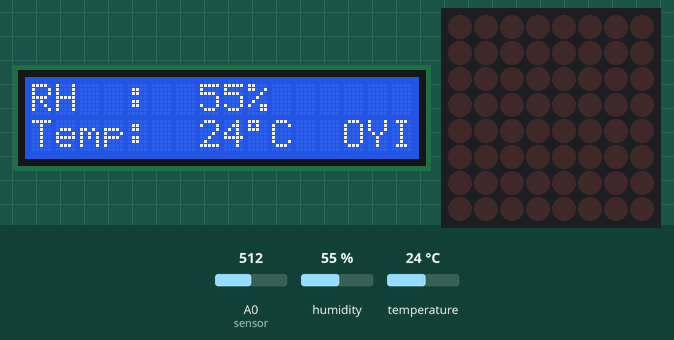
Bench run of a sketch on a simulated Arduino Uno, built with avr-gcc and run on an emulated ATmega328P. On the bench: 16×2 character LCD, 8×8 LED matrix. Inputs (shaded band) come from the test bench; at power-on: A0 (sensor) = 512, humidity 55 %, temperature 24 °C. Random numbers use the default seed unless the sketch sets one; the modem accepts every AT command (registered, SIM ready, sends succeed) and sends nothing else; the audio player accepts every command and is not drawn; what the sketch prints to the serial monitor is not drawn.

Above: at 1.8 s.
1.9 s: A0 (sensor) set to 534
At 3.4 s:
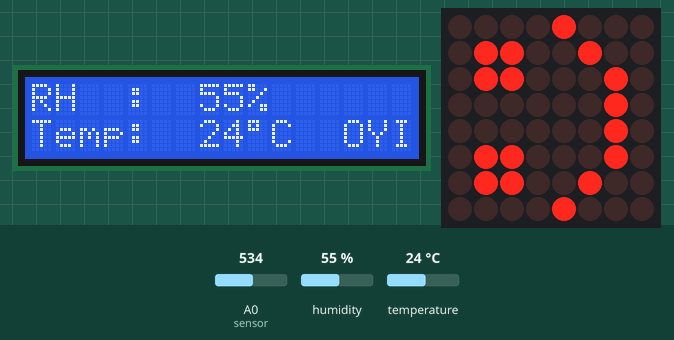
At 6.2 s:
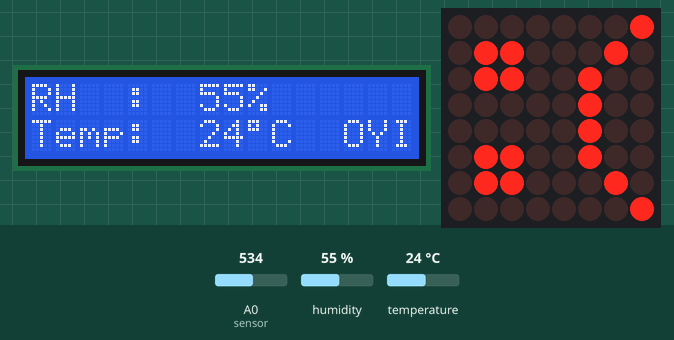
Timing chart, 0 to 7.7 s (numbered marks = the images above; inputs shaded):
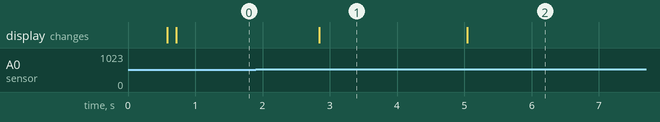

Measured:
- the behaviour switches between 519 and 520 on A0 (sensor) (found by bisection; images 0 and 1)
- what the display in image 1 shows lasts 2.2 s, from 2.8 s to 5.0 s

The sketch:

aa.ino
```cpp
#include <SoftwareSerial.h>
#include <LiquidCrystal_PCF8574.h>
#include <DHT.h>
#include <DHT_U.h>
#include <Adafruit_Sensor.h>
#include "DFRobotDFPlayerMini.h"
#include "LedControl.h"
#define RX 10
#define TX 11
#define dht_dpin 7
#define multiplier 0.185

static const uint8_t PIN_MP3_TX = 2; // Connects to module's RX
static const uint8_t PIN_MP3_RX = 3; // Connects to module's TX

DHT dht(dht_dpin, DHT11);
LedControl lc=LedControl(12,8,9,1);
SoftwareSerial softwareSerial(PIN_MP3_RX, PIN_MP3_TX);
LiquidCrystal_PCF8574 lcd(0x27);  // 設定i2c位址，一般情況就是0x27和0x3F兩種
DFRobotDFPlayerMini player;

String AP = "laugh";
String PASS = "hahahaha";
String API = "7PFIYGZ50G17N4T6";
String HOST = "api.thingspeak.com";
String PORT = "80";
String field1 = "field1";
String field2 = "field2";
String field3 = "field3";
String field4 = "field4";
int countTrueCommand;
int countTimeCommand;
boolean found = false;
int x,y,count = 0;
float temp = 0.0;
float flag = 0.0;
SoftwareSerial esp8266(RX,TX);

void setup() {
  Serial.begin(9600);
  softwareSerial.begin(9600);
  esp8266.begin(115200);

  player.begin(softwareSerial);
  player.volume(30);

  dht.begin();  //初始化DHT
  lcd.begin(16, 2); // 初始化LCD
  lcd.setBacklight(255);
  lcd.clear();

  lc.shutdown(0,false);// turn off power saving, enables display
  lc.setIntensity(0,8);// sets brightness (0~15 possible values)
  lc.clearDisplay(0);// clear screen

  sendCommand("AT",5,"OK");
  sendCommand("AT+CWMODE=1",5,"OK");
  sendCommand("AT+CWJAP=\""+ AP +"\",\""+ PASS +"\"",20,"OK");
}

void loop() {
  x = dht.readHumidity();
  y = dht.readTemperature();

  lcd.clear();
  lcd.setCursor(0, 0);  //設定游標位置 (字,行)
  lcd.print("RH  :");  //Relative Humidity 相對濕度簡寫
  lcd.setCursor(7, 0);
  lcd.print(x);
  lcd.setCursor(9, 0);
  lcd.print("%");

  lcd.setCursor(0, 1);  //設定游標位置 (字,行)
  lcd.print("Temp:");
  lcd.setCursor(7, 1);
  lcd.print(y);
  lcd.setCursor(9, 1);
  lcd.print((char)223); //用特殊字元顯示符號的"度"
  lcd.setCursor(10, 1);
  lcd.print("C");

  float SensorRead = analogRead(A0)*(5.0 / 1023.0);     //We read the sensor output
  float Current = (SensorRead-2.5)/multiplier;          //Calculate the current value

  int index = random()%3 + 1;
  Serial.print("濕度: ");
  Serial.println(x);
  Serial.print("溫度: ");
  Serial.println(y);
  Current = abs(Current);
  Serial.print("Current: ");
  Serial.println(Current);
  flag = Current - temp;
  Serial.print("flag: ");
  Serial.println(flag);
  temp = Current;

  String getData = "GET /update?api_key="+ API +"&"+ field1 +"="+ String(x) +"&"+ field2 +"="+ String(y)+"&"+ field3 +"="+ String(Current)+"&"+ field4 +"="+ String(flag);
  sendCommand("AT+CIPMUX=1",5,"OK");
  sendCommand("AT+CIPSTART=0,\"TCP\",\""+ HOST +"\","+ PORT,15,"OK");
  sendCommand("AT+CIPSEND=0," +String(getData.length()+4),4,">");
  esp8266.println(getData);delay(2000);countTrueCommand++;
  sendCommand("AT+CIPCLOSE=0",5,"OK");

  if(abs(flag) > 0.2/* || count == 5*/){
    lc.clearDisplay(0);// clear screen
    lc.setLed(0,1,1,true);
    lc.setLed(0,1,2,true);
    lc.setLed(0,0,7,true);
    lc.setLed(0,1,6,true);
    lc.setLed(0,2,1,true);
    lc.setLed(0,2,2,true);
    lc.setLed(0,2,5,true);
    lc.setLed(0,3,5,true);
    lc.setLed(0,4,5,true);
    lc.setLed(0,5,5,true);
    lc.setLed(0,5,1,true);
    lc.setLed(0,5,2,true);
    lc.setLed(0,6,1,true);
    lc.setLed(0,6,2,true);
    lc.setLed(0,6,6,true);
    lc.setLed(0,7,7,true);
    player.play(1);
    delay(50000);
    Serial.println("bigger");
    /*if(count == 5){
      count = 0;
    }*/
  }
  else{
    Serial.println("less");
    player.pause();
    lc.clearDisplay(0);// clear screen
    lc.setLed(0,1,1,true); // turns on LED at col, row
    lc.setLed(0,1,2,true);
    lc.setLed(0,0,4,true);
    lc.setLed(0,1,5,true);
    lc.setLed(0,2,1,true);
    lc.setLed(0,2,2,true);
    lc.setLed(0,2,6,true);
    lc.setLed(0,3,6,true);
    lc.setLed(0,4,6,true);
    lc.setLed(0,5,6,true);
    lc.setLed(0,5,1,true);
    lc.setLed(0,5,2,true);
    lc.setLed(0,6,1,true);
    lc.setLed(0,6,2,true);
    lc.setLed(0,6,5,true);
    lc.setLed(0,7,4,true);
    /*count++;*/
  }
}
void sendCommand(String command, int maxTime, char readReplay[]) {
  Serial.print(countTrueCommand);
  Serial.print(". at command => ");
  Serial.print(command);
  Serial.print(" ");
  while(countTimeCommand < (maxTime*1)){
    esp8266.println(command);//at+cipsend
    if(esp8266.find(readReplay)){
      found = true;
      break;
    }
    countTimeCommand++;
  }
  if(found == true){
    Serial.println("OYI");
    lcd.setCursor(13, 1);
    lcd.print("OYI");
    countTrueCommand++;
    countTimeCommand = 0;
  }
  if(found == false){
    Serial.println("Fail");
    lcd.setCursor(12, 1);
    lcd.print("Fail");
    countTrueCommand = 0;
    countTimeCommand = 0;
  }
  found = false;
 }
```
